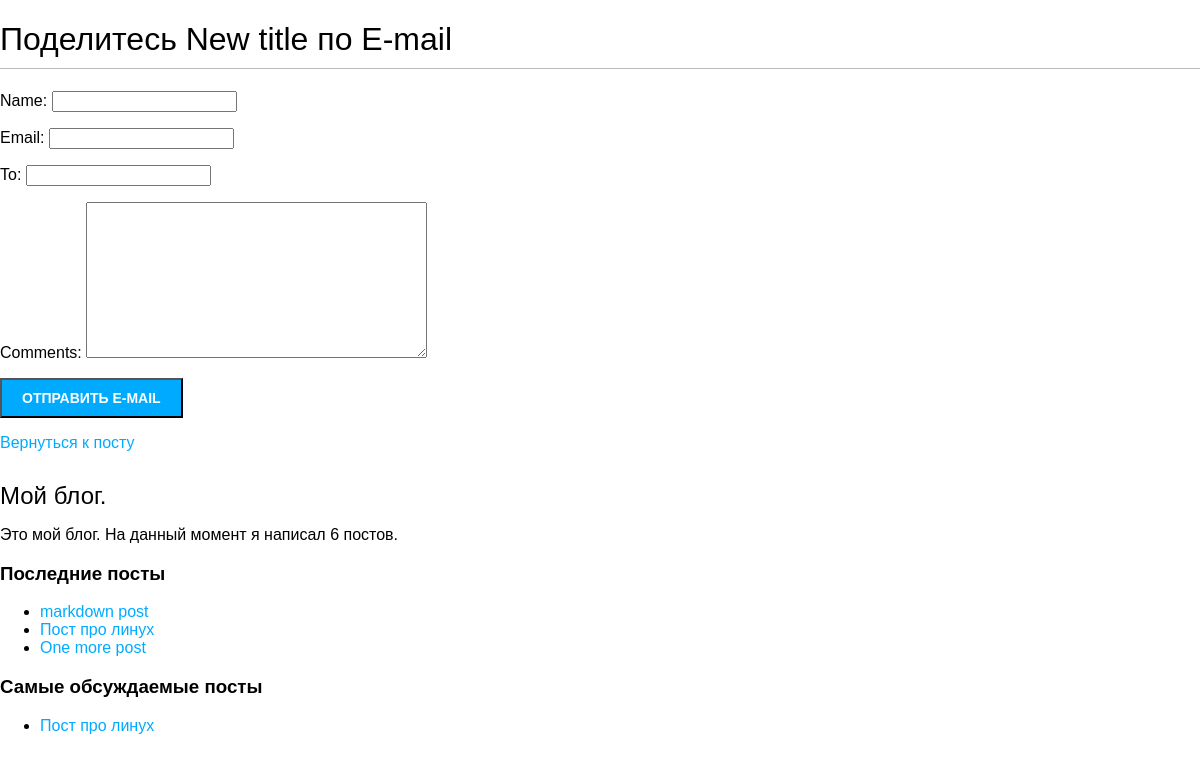
/blog/3/share/, run on the app's committed database.
### blog/models.py (models this page shows, shortened)
class Post(models.Model):
    class Status(models.TextChoices):
        DRAFT = "DF", "Черновик"
        PUBLISHED = "PB", "Опубликовано"
    title = models.CharField(max_length=250)
    slug = models.SlugField(
        max_length=250,
        unique_for_date="publish"
    )
    author = models.ForeignKey(
        User,
        on_delete=models.CASCADE,
        related_name="blog_posts",
    )
    body = models.TextField()
    publish = models.DateTimeField(default=timezone.now)
    created = models.DateTimeField(auto_now_add=True)
    update = models.DateTimeField(auto_now=True)
    status = models.CharField(
        max_length=2, choices=Status.choices, default=Status.DRAFT
    )
    objects = models.Manager()
    published = PublishedManager()
    tags = TaggableManager()
    class Meta:
        ordering = ["-publish"]
        indexes = [models.Index(fields=["-publish"])]
    def get_absolute_url(self):
        return reverse("blog:post_detail",
        args=[
            self.publish.year, # pylint: disable=E1101:no-member
            self.publish.month,  # pylint: disable=E1101:no-member
            self.publish.day,  # pylint: disable=E1101:no-member
            self.slug,
        ])

### blog/views.py (the view)
# urls.py: path("<int:post_id>/share/", post_share, name="post_share"),
def post_share(request, post_id):
    post = get_object_or_404(Post, id=post_id, status=Post.Status.PUBLISHED)
    sent = False
    if request.method == "POST":
        form = EmailPostForm(request.POST)
        if form.is_valid():
            cd = form.cleaned_data
            post_url = request.build_absolute_uri(post.get_absolute_url())
            subject = f"{cd['name']} рекомендуем вам почитать {post.title}"
            message = (
                f"Прочтите {post.title} на {post_url}\n\n"
                f"{cd['name']}'s ({cd['email']}) комментарии: {cd['comments']}"
            )
            send_mail(subject, message, settings.EMAIL_HOST_USER, [cd["to"]])
            sent = True
    else:
        form = EmailPostForm()
    return render(
        request, "blog/post/share.html", {"post": post, "form": form, "sent": sent}
    )

### blog/forms.py
class EmailPostForm(forms.Form):
    name = forms.CharField(max_length=25)
    email = forms.EmailField()
    to = forms.EmailField()
    comments = forms.CharField(required=False, widget=forms.Textarea)

### blog/models.py (called while the page is built)
    def get_queryset(self):
        return super().get_queryset().filter(status=Post.Status.PUBLISHED)

### blog/templatetags/blog_tags.py (called while the page is built)
@register.simple_tag
def total_posts():
    return Post.published.count()

@register.inclusion_tag("blog/post/latest_posts.html")
def show_latest_posts(count=5):
    latest_posts = Post.published.order_by("-publish")[:count]
    return {"latest_posts": latest_posts}

@register.simple_tag
def get_most_commented_posts(count=5):
    return Post.published.annotate(
        total_comments=Count("comments")
    ).exclude(total_comments=0).order_by("-total_comments")[:count]

### templates/blog/post/share.html (shortened to what this page needs)
{% extends 'blog/base.html' %}
{% block content %}
    {% if sent %}
        <h1>
            E-mail успешно отправлен.
        </h1>
        <p>
            "{{ post.title }}" был успешно отправлено на {{ form.cleaned_data.to }}
        </p>
    {% else %}
        <h1>Поделитесь {{ post.title }} по E-mail</h1>
        <form method="post">
            {{ form.as_p }}
            <input type="submit" value="Отправить E-mail">
        </form>
    {% endif %}
    <p>
        <a href="{{ post.get_absolute_url }}">
            Вернуться к посту
        </a>
    </p>
{% endblock  %}

### templates/blog/base.html (shortened to what this page needs)
 {% load blog_tags %}
 {% load static %}
<!DOCTYPE html>
<html lang="en">
<head>
    <link rel="stylesheet" href="{% static 'css/blog.css' %}">
</head>
<body>
    <div class="content">
        {% block content %}
        {% endblock  %}
    </div>
    <div class="sidebar">
        <h2>
            Мой блог.
        </h2>
        <p>
            Это мой блог.
            На данный момент я написал {% total_posts %} постов.
        </p>
        <h3>
            Последние посты
        </h3>
        {% show_latest_posts 3 %}
        <h3>
            Самые обсуждаемые посты
        </h3>
        {% get_most_commented_posts as most_commented_posts %}
        <ul>
            {% for post in most_commented_posts %}
                <li>
                    <a href="{{ post.get_absolute_url }}">
                        {{ post.title }}
                    </a>
                </li>
            {% endfor %}
        </ul>
    </div>
</body>
</html>

### templates/blog/post/latest_posts.html
<ul>
    {% for post in latest_posts %}
        <li>
            <a href="{{ post.get_absolute_url }}">{{ post.title }}</a>
        </li>
    {% endfor %}
</ul>

### blog/static/css/blog.css (style rules this page uses)
body { margin: 0; padding: 0; font-family: helvetica, sans-serif; }
a { color: #00abff; text-decoration: none; }
h1 { font-weight: normal; border-bottom: 1px solid #bbb; padding: 0 0 10px 0; }
h2 { font-weight: normal; margin: 30px 0 0; }
input[type=submit] { font-weight: bold; background: #00abff; color: #fff; padding: 10px 20px; font-size: 14px; text-transform: uppercase; }

### data on the page
Post: title "New title"
Post: title "markdown post"
Post: title "Пост про линух"
Post: title "One more post"
